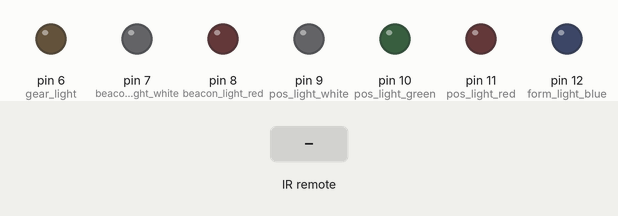
Bench run of a sketch on a simulated Arduino Uno, built with avr-gcc and run on an emulated ATmega328P. On the bench: output pins drawn as LEDs (lit = HIGH). Inputs (shaded band) come from the test bench.

Above: at 1.2 s.
1.3 s: infrared code 0xFF629D received
At 1.57 s:
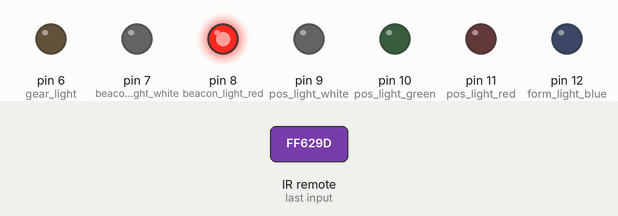
4.3 s: infrared code 0xFFA25D received
At 5.7 s:
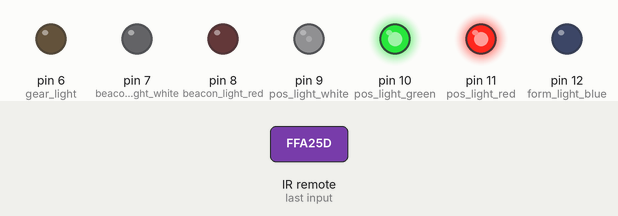
7.3 s: infrared code 0xFFE21D received
At 10.1 s:
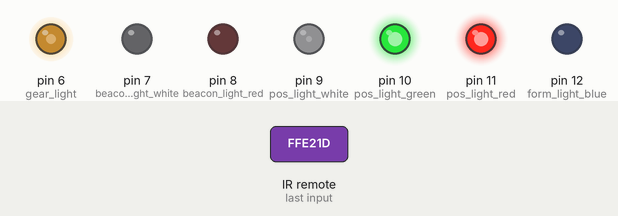
10.3 s: infrared code 0xFF22DD received
At 11.7 s:
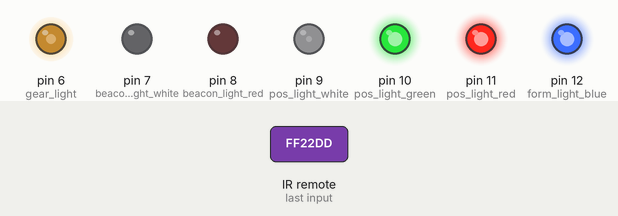
13.3 s: infrared code 0xFFA25D received
At 14.3 s:
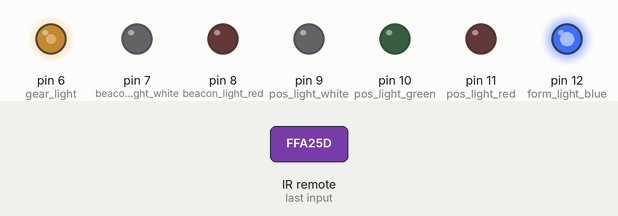
16.3 s: infrared code 0xFFC23D received
At 16.57 s:
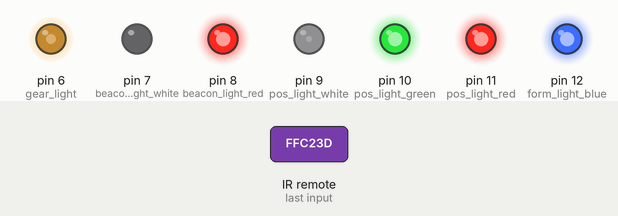
Timing chart, 0 to 20.3 s (numbered marks = the images above; inputs shaded):
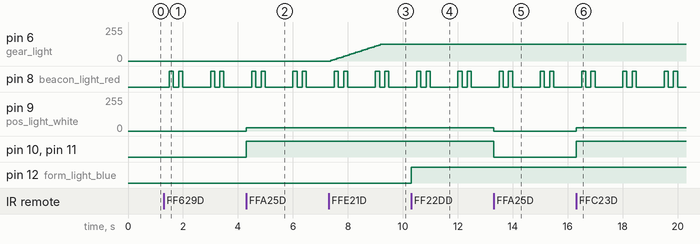

The sketch:

b24_turn_on-n-change.ino
```cpp
#include <IRremote.h>

int RECV_PIN = 4;
IRrecv irrecv(RECV_PIN);
decode_results results;
int gear_light = 6; // PWM pin
int pos_light_red = 11;
int pos_light_green = 10;
int pos_light_white = 9; //pwm pin
int pos_light_white_brightness = 25;
int beacon_light_red = 8;
int beacon_light_white = 7; // reserved
int form_light_blue = 12; //to be relocated to 3 OR 5

// status of lights: 0 - off. 1 - on, 2 - to be turned off
int gl_brightness = 0;
int pos_light_status = 0;
int beacon_light_status = 0;
int gear_light_status = 0;
int form_light_status = 0;
int startup_seq = 0;
unsigned long first_on = 0;
unsigned long first_off = 0;
unsigned long second_on = 0;
unsigned long second_off = 0;
unsigned long glow_step = 0;
unsigned long mode_5_timer = 0;
unsigned long mode_5_delay_time = 1000;
const long interval = 1500;

void setup()
{
  Serial.begin(9600); // to be removed on final
  irrecv.enableIRIn();
  irrecv.blink13(true); // to be removed on final
  pinMode(gear_light, OUTPUT);
  pinMode(pos_light_red, OUTPUT);
  pinMode(pos_light_green, OUTPUT);
  pinMode(pos_light_white, OUTPUT);
  pinMode(beacon_light_red, OUTPUT);
  pinMode(beacon_light_white, OUTPUT);
  pinMode(form_light_blue, OUTPUT);
}

void loop()
{
    unsigned long current_time = millis();
    if (irrecv.decode(&results))
      {

        switch(results.value){
          case 0xFFA25D: //Keypad button "CH-" change status of position lights
            pos_light_status = pos_light_status + 1;
            break;
          case 0xFF629D: //Keypad button "CH" change status of strobe lights
            beacon_light_status = beacon_light_status + 1;
            break;
          case 0xFFE21D: //keypad button "CH+" change status of gears
            gear_light_status = gear_light_status + 1;
            break;
          case 0xFF22DD: // keypad button "PREV" change status of formation lights
            form_light_status = form_light_status + 1;
            break;
          case 0xFFC23D: // keypad button "PLAY" changes the status of all lights. Needs to be reworked as currently on lights are turned off
            startup_seq = startup_seq + 1; // Change status of startup_seq
            if (startup_seq == 1)
              {
                pos_light_status = 1;
                beacon_light_status = 1;
                gear_light_status = 1;
                form_light_status = 1;
                startup_seq =1;
              };
            if (startup_seq==2)
              {
                pos_light_status = 2;
                beacon_light_status = 2;
                gear_light_status = 2;
                form_light_status = 2;
                startup_seq =0;
              };

            break;
        };
        irrecv.resume();
      };

    if (gear_light_status == 1)
      {
      if (gl_brightness <= 128 && current_time - glow_step >= 75 ) // do incremental brightness increase untill brightness is 1/2
      {
        analogWrite(gear_light, gl_brightness);
        gl_brightness = gl_brightness + 5;
        glow_step = current_time;
        gear_light_status = 1; // gear light turned on
      };};

    if (pos_light_status == 1)
    {
     analogWrite(pos_light_white, pos_light_white_brightness);
     digitalWrite (pos_light_green, HIGH);
     digitalWrite (pos_light_red, HIGH);
     pos_light_status = 1; // positioning lights turned on
    };

    if (beacon_light_status == 1)
      {
      if (current_time - first_on >= interval)
      {
      // save the last time you blinked the LED
        first_on = current_time;
        first_off = first_on +150;
        second_on = first_off + 150;
        second_off = second_on + 150;

        digitalWrite(beacon_light_red, HIGH);
      };
      if (current_time >= first_off && current_time <= second_on) {digitalWrite(beacon_light_red, LOW);};
      if (current_time >= second_on && current_time <= second_off) {digitalWrite(beacon_light_red, HIGH);};
      if (current_time >= second_off) {digitalWrite(beacon_light_red, LOW);} ;
      beacon_light_status = 1; // beacon lights turned on
      };

  if (form_light_status==1)
    { digitalWrite (form_light_blue, HIGH);
      form_light_status=1; // formation lights turned on
    };

  if (pos_light_status == 2)
    {
      digitalWrite (pos_light_white, LOW);
      digitalWrite (pos_light_red, LOW);
      digitalWrite (pos_light_green, LOW);
      pos_light_status = 0; // position lights turned off
    };

  if (beacon_light_status == 2)
    {
     digitalWrite(beacon_light_red, LOW);
     beacon_light_status = 0; // beacon lights turned off
    };

  if (gear_light_status == 2)
    {
      analogWrite(gear_light,0);
      gl_brightness =0; // gear lights brightness set 0
      gear_light_status=0; // gear lights turned off
    };

  if (form_light_status == 2)
    {
      digitalWrite (form_light_blue, LOW);
      form_light_status = 0; // formation lights turned off
    };

}
```

Measured:
- after the input at 1.3 s, pin 8 (beacon_light_red): LOW → HIGH after 0.20 s, → LOW 0.15 s later, → HIGH 0.19 s later, → LOW 0.15 s later, … (8 changes in this stretch)
- after the input at 4.3 s, pin 9 (pos_light_white): 0/255 → 25/255 at once; pin 10 (pos_light_green), pin 11 (pos_light_red): LOW → HIGH at once
- after the input at 7.3 s, pin 6 (gear_light): moves from 0/255 to 125/255 over 1.8 s, starting after 0.07 s
- after the input at 10.3 s, pin 12 (form_light_blue): LOW → HIGH at once
- after the input at 13.3 s, pin 9 (pos_light_white): 25/255 → 0/255 at once; pin 10 (pos_light_green), pin 11 (pos_light_red): HIGH → LOW at once
- after the input at 16.3 s, pin 9 (pos_light_white): 0/255 → 25/255 at once; pin 10 (pos_light_green), pin 11 (pos_light_red): LOW → HIGH at once
